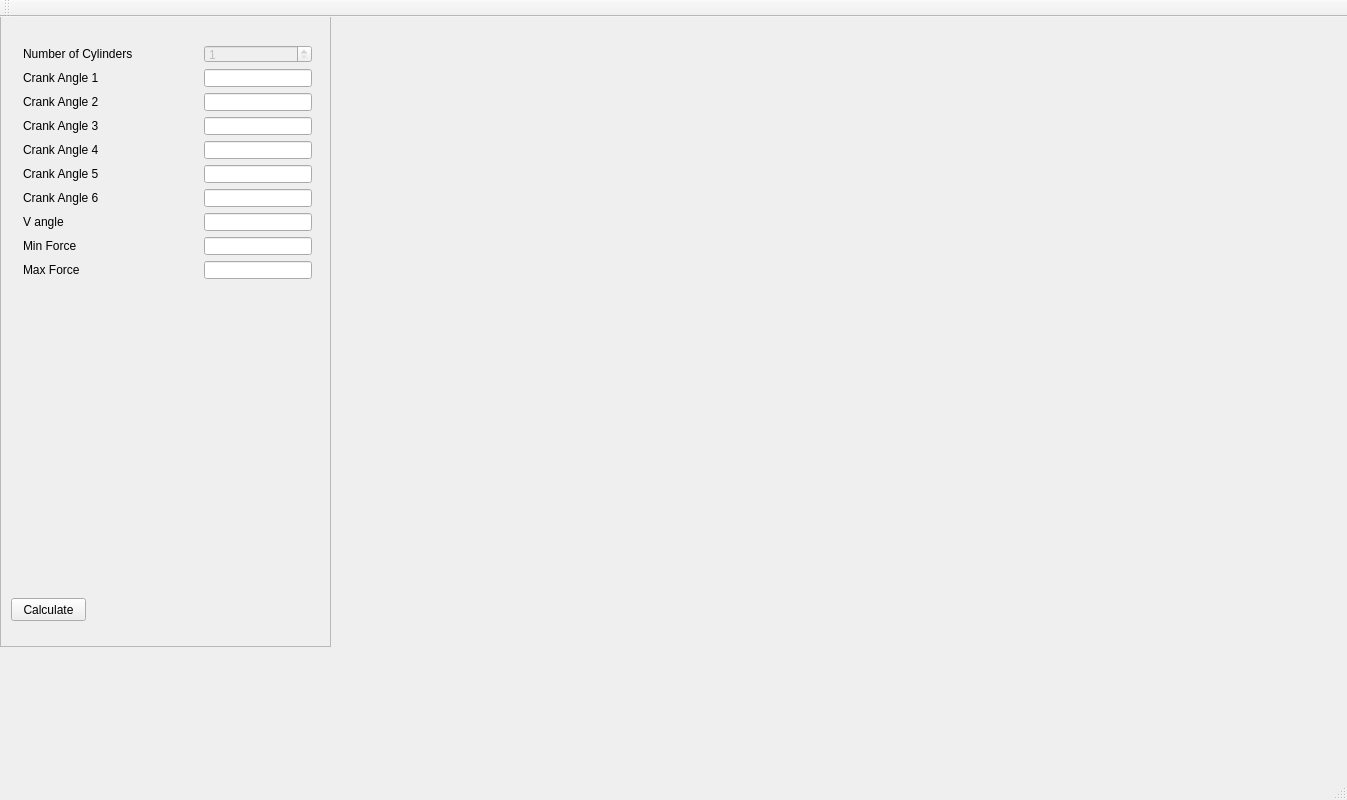
<?xml version="1.0" encoding="UTF-8"?>
<ui version="4.0">
 <class>MainWindow</class>
 <widget class="QMainWindow" name="MainWindow">
  <property name="geometry">
   <rect>
    <x>0</x>
    <y>0</y>
    <width>1347</width>
    <height>800</height>
   </rect>
  </property>
  <property name="sizePolicy">
   <sizepolicy hsizetype="Preferred" vsizetype="Fixed">
    <horstretch>0</horstretch>
    <verstretch>0</verstretch>
   </sizepolicy>
  </property>
  <property name="minimumSize">
   <size>
    <width>500</width>
    <height>800</height>
   </size>
  </property>
  <property name="maximumSize">
   <size>
    <width>16777215</width>
    <height>800</height>
   </size>
  </property>
  <property name="windowTitle">
   <string>MainWindow</string>
  </property>
  <widget class="QWidget" name="centralWidget">
   <widget class="QScrollArea" name="scrollArea">
    <property name="geometry">
     <rect>
      <x>0</x>
      <y>-10</y>
      <width>331</width>
      <height>640</height>
     </rect>
    </property>
    <property name="sizePolicy">
     <sizepolicy hsizetype="Fixed" vsizetype="Expanding">
      <horstretch>0</horstretch>
      <verstretch>0</verstretch>
     </sizepolicy>
    </property>
    <property name="minimumSize">
     <size>
      <width>100</width>
      <height>640</height>
     </size>
    </property>
    <property name="maximumSize">
     <size>
      <width>16777215</width>
      <height>640</height>
     </size>
    </property>
    <property name="widgetResizable">
     <bool>true</bool>
    </property>
    <widget class="QWidget" name="scrollAreaWidgetContents">
     <property name="geometry">
      <rect>
       <x>0</x>
       <y>0</y>
       <width>329</width>
       <height>638</height>
      </rect>
     </property>
     <widget class="QPushButton" name="pushButton">
      <property name="geometry">
       <rect>
        <x>10</x>
        <y>590</y>
        <width>75</width>
        <height>23</height>
       </rect>
      </property>
      <property name="text">
       <string>Calculate</string>
      </property>
     </widget>
     <widget class="QWidget" name="">
      <property name="geometry">
       <rect>
        <x>11</x>
        <y>26</y>
        <width>311</width>
        <height>256</height>
       </rect>
      </property>
      <layout class="QGridLayout" name="gridLayout" columnstretch="1,0">
       <item row="0" column="0">
        <widget class="QLabel" name="label">
         <property name="text">
          <string>Number of Cylinders</string>
         </property>
        </widget>
       </item>
       <item row="0" column="1">
        <widget class="QSpinBox" name="spinBox">
         <property name="enabled">
          <bool>false</bool>
         </property>
         <property name="minimum">
          <number>1</number>
         </property>
         <property name="maximum">
          <number>10</number>
         </property>
        </widget>
       </item>
       <item row="1" column="0">
        <widget class="QLabel" name="label_2">
         <property name="text">
          <string>Crank Angle 1</string>
         </property>
        </widget>
       </item>
       <item row="1" column="1">
        <widget class="QLineEdit" name="lineEdit">
         <property name="inputMethodHints">
          <set>Qt::ImhDigitsOnly</set>
         </property>
        </widget>
       </item>
       <item row="2" column="0">
        <widget class="QLabel" name="label_3">
         <property name="text">
          <string>Crank Angle 2</string>
         </property>
        </widget>
       </item>
       <item row="2" column="1">
        <widget class="QLineEdit" name="lineEdit_2">
         <property name="inputMethodHints">
          <set>Qt::ImhDigitsOnly</set>
         </property>
        </widget>
       </item>
       <item row="3" column="0">
        <widget class="QLabel" name="label_4">
         <property name="text">
          <string>Crank Angle 3</string>
         </property>
        </widget>
       </item>
       <item row="3" column="1">
        <widget class="QLineEdit" name="lineEdit_3">
         <property name="inputMethodHints">
          <set>Qt::ImhDigitsOnly</set>
         </property>
        </widget>
       </item>
       <item row="4" column="0">
        <widget class="QLabel" name="label_5">
         <property name="text">
          <string>Crank Angle 4</string>
         </property>
        </widget>
       </item>
       <item row="4" column="1">
        <widget class="QLineEdit" name="lineEdit_4">
         <property name="inputMethodHints">
          <set>Qt::ImhDigitsOnly</set>
         </property>
        </widget>
       </item>
       <item row="5" column="0">
        <widget class="QLabel" name="label_6">
         <property name="text">
          <string>Crank Angle 5</string>
         </property>
        </widget>
       </item>
       <item row="5" column="1">
        <widget class="QLineEdit" name="lineEdit_5">
         <property name="inputMethodHints">
          <set>Qt::ImhDigitsOnly</set>
         </property>
        </widget>
       </item>
       <item row="6" column="0">
        <widget class="QLabel" name="label_7">
         <property name="text">
          <string>Crank Angle 6</string>
         </property>
        </widget>
       </item>
       <item row="6" column="1">
        <widget class="QLineEdit" name="lineEdit_6">
         <property name="inputMethodHints">
          <set>Qt::ImhDigitsOnly</set>
         </property>
        </widget>
       </item>
       <item row="7" column="0">
        <widget class="QLabel" name="label_8">
         <property name="text">
          <string>V angle</string>
         </property>
        </widget>
       </item>
       <item row="7" column="1">
        <widget class="QLineEdit" name="lineEdit_7">
         <property name="inputMethodHints">
          <set>Qt::ImhDigitsOnly</set>
         </property>
        </widget>
       </item>
       <item row="8" column="0">
        <widget class="QLabel" name="label_9">
         <property name="text">
          <string>Min Force</string>
         </property>
        </widget>
       </item>
       <item row="8" column="1">
        <widget class="QLineEdit" name="lineEdit_8">
         <property name="inputMethodHints">
          <set>Qt::ImhDigitsOnly</set>
         </property>
        </widget>
       </item>
       <item row="9" column="0">
        <widget class="QLabel" name="label_10">
         <property name="text">
          <string>Max Force</string>
         </property>
        </widget>
       </item>
       <item row="9" column="1">
        <widget class="QLineEdit" name="lineEdit_9">
         <property name="inputMethodHints">
          <set>Qt::ImhDigitsOnly</set>
         </property>
        </widget>
       </item>
      </layout>
     </widget>
     <zorder>spinBox</zorder>
     <zorder>pushButton</zorder>
     <zorder>label</zorder>
     <zorder>lineEdit</zorder>
     <zorder>label_2</zorder>
     <zorder>lineEdit_2</zorder>
     <zorder>label_3</zorder>
     <zorder>lineEdit_3</zorder>
     <zorder>label_4</zorder>
     <zorder>lineEdit_4</zorder>
     <zorder>label_5</zorder>
     <zorder>lineEdit_5</zorder>
     <zorder>label_6</zorder>
     <zorder>lineEdit_6</zorder>
     <zorder>label_7</zorder>
     <zorder>lineEdit</zorder>
     <zorder>lineEdit</zorder>
     <zorder>label_8</zorder>
     <zorder>lineEdit_7</zorder>
     <zorder>label_9</zorder>
     <zorder>lineEdit_8</zorder>
     <zorder>label_10</zorder>
     <zorder>lineEdit_9</zorder>
    </widget>
   </widget>
   <widget class="QLabel" name="imageLabel">
    <property name="geometry">
     <rect>
      <x>329</x>
      <y>-1</y>
      <width>841</width>
      <height>621</height>
     </rect>
    </property>
    <property name="sizePolicy">
     <sizepolicy hsizetype="Preferred" vsizetype="Preferred">
      <horstretch>100</horstretch>
      <verstretch>100</verstretch>
     </sizepolicy>
    </property>
    <property name="minimumSize">
     <size>
      <width>100</width>
      <height>100</height>
     </size>
    </property>
    <property name="text">
     <string/>
    </property>
   </widget>
  </widget>
  <widget class="QMenuBar" name="menuBar">
   <property name="geometry">
    <rect>
     <x>0</x>
     <y>0</y>
     <width>1347</width>
     <height>21</height>
    </rect>
   </property>
  </widget>
  <widget class="QToolBar" name="mainToolBar">
   <attribute name="toolBarArea">
    <enum>TopToolBarArea</enum>
   </attribute>
   <attribute name="toolBarBreak">
    <bool>false</bool>
   </attribute>
  </widget>
  <widget class="QStatusBar" name="statusBar"/>
 </widget>
 <layoutdefault spacing="6" margin="11"/>
 <resources/>
 <connections/>
</ui>
